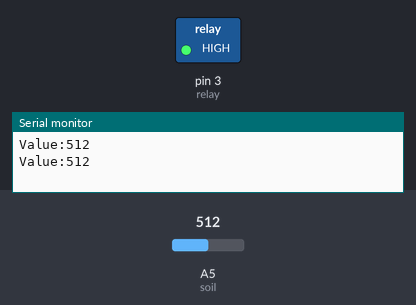
A sketch run on a simulated Arduino Uno, built with avr-gcc and run on an emulated ATmega328P. Shown: switched loads named in the sketch (green lamp = pin HIGH), the last lines printed to the serial monitor. The inputs (shaded band) are chosen by the test bench; at power-on: A5 (soil) = 512.

Above: at 1.8 s.
1.9 s: A5 (soil) set to 366
3.4 s: A5 (soil) set to 334
At 4.3 s:
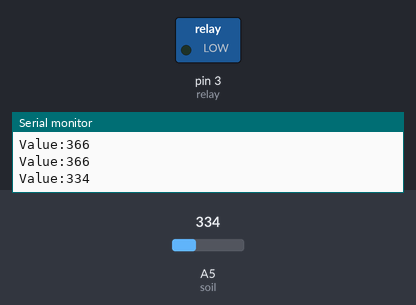
5.5 s: A5 (soil) set to 360
At 7.1 s:
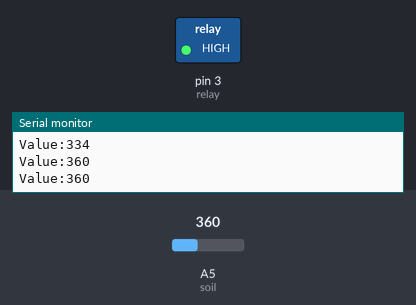
7.5 s: A5 (soil) set to 340
At 8.7 s:
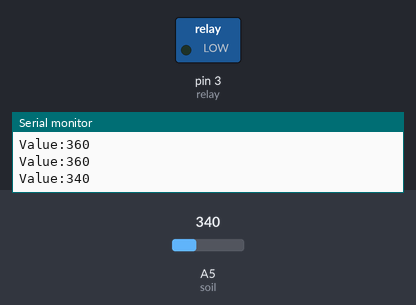
Timing chart, 0 to 10.5 s (numbered marks = the images above; inputs shaded):
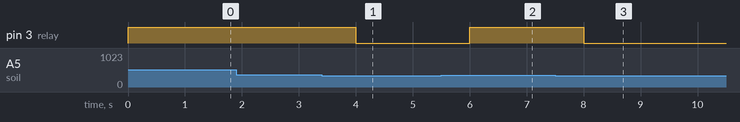

Measured:
- the behaviour switches between 351 and 350 on A5 (soil) (found by bisection; images 0 and 1)
- after the input at 3.4 s, pin 3 (relay): HIGH → LOW after 0.60 s
- after the input at 5.5 s, pin 3 (relay): LOW → HIGH after 0.50 s
- after the input at 7.5 s, pin 3 (relay): HIGH → LOW after 0.50 s

The sketch:

Soil_Sensor_Project.ino
```cpp
int relay=3;
int soil=A5;
int val;

void setup() {
  Serial.begin(9600);
  pinMode(relay,OUTPUT);
}

void loop()
{
 val=analogRead(soil);
 Serial.print("Value:");
 Serial.println(val);
 if(val>350)
 {
  digitalWrite(relay,HIGH);
 }
 else
 {
  digitalWrite(relay,LOW);
 }
  delay(1000);
}
```
